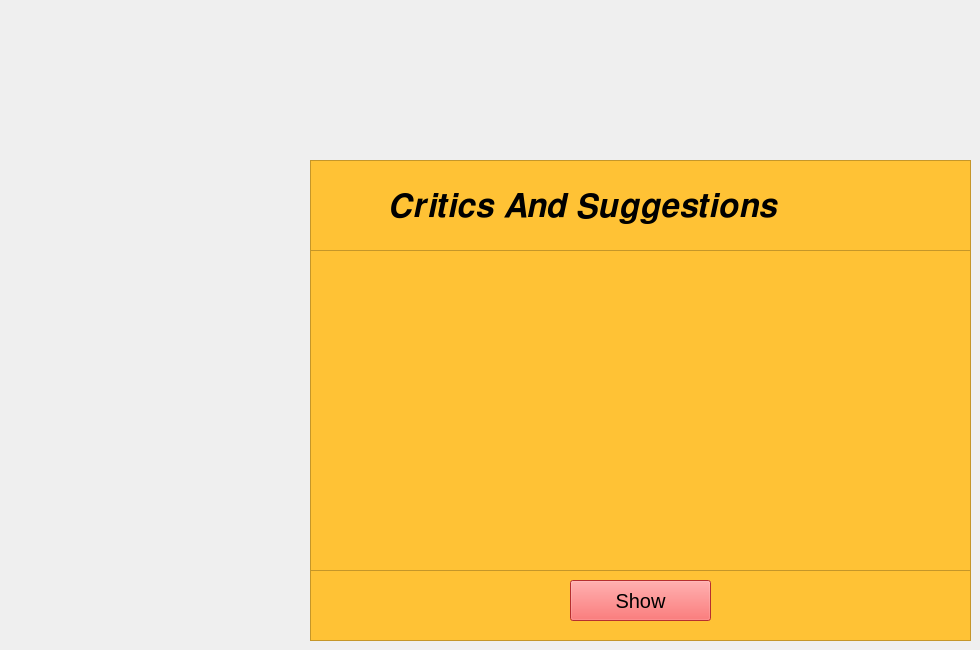
    <widget class="QWidget" name="tab_3">
     <attribute name="title">
      <string>Critics</string>
     </attribute>
     <widget class="QFrame" name="frame_10">
      <property name="geometry">
       <rect>
        <x>310</x>
        <y>160</y>
        <width>661</width>
        <height>481</height>
       </rect>
      </property>
      <property name="styleSheet">
       <string notr="true">background-color: rgb(255, 194, 53)</string>
      </property>
      <property name="frameShape">
       <enum>QFrame::StyledPanel</enum>
      </property>
      <property name="frameShadow">
       <enum>QFrame::Raised</enum>
      </property>
      <widget class="QLabel" name="label_13">
       <property name="geometry">
        <rect>
         <x>80</x>
         <y>20</y>
         <width>521</width>
         <height>51</height>
        </rect>
       </property>
       <property name="styleSheet">
        <string notr="true">font-size: 25pt</string>
       </property>
       <property name="text">
        <string>𝑪𝒓𝒊𝒕𝒊𝒄𝒔 𝑨𝒏𝒅 𝑺𝒖𝒈𝒈𝒆𝒔𝒕𝒊𝒐𝒏𝒔</string>
       </property>
      </widget>
      <widget class="QPushButton" name="pushButton_9">
       <property name="geometry">
        <rect>
         <x>260</x>
         <y>420</y>
         <width>141</width>
         <height>41</height>
        </rect>
       </property>
       <property name="styleSheet">
        <string notr="true">background-color: rgb(255, 66, 66); font-size: 15pt</string>
       </property>
       <property name="text">
        <string>Show</string>
       </property>
      </widget>
      <widget class="QListWidget" name="listWidget">
       <property name="geometry">
        <rect>
         <x>0</x>
         <y>90</y>
         <width>661</width>
         <height>321</height>
        </rect>
       </property>
       <property name="styleSheet">
        <string notr="true">font-size: 18pt</string>
       </property>
      </widget>
     </widget>
    </widget>
